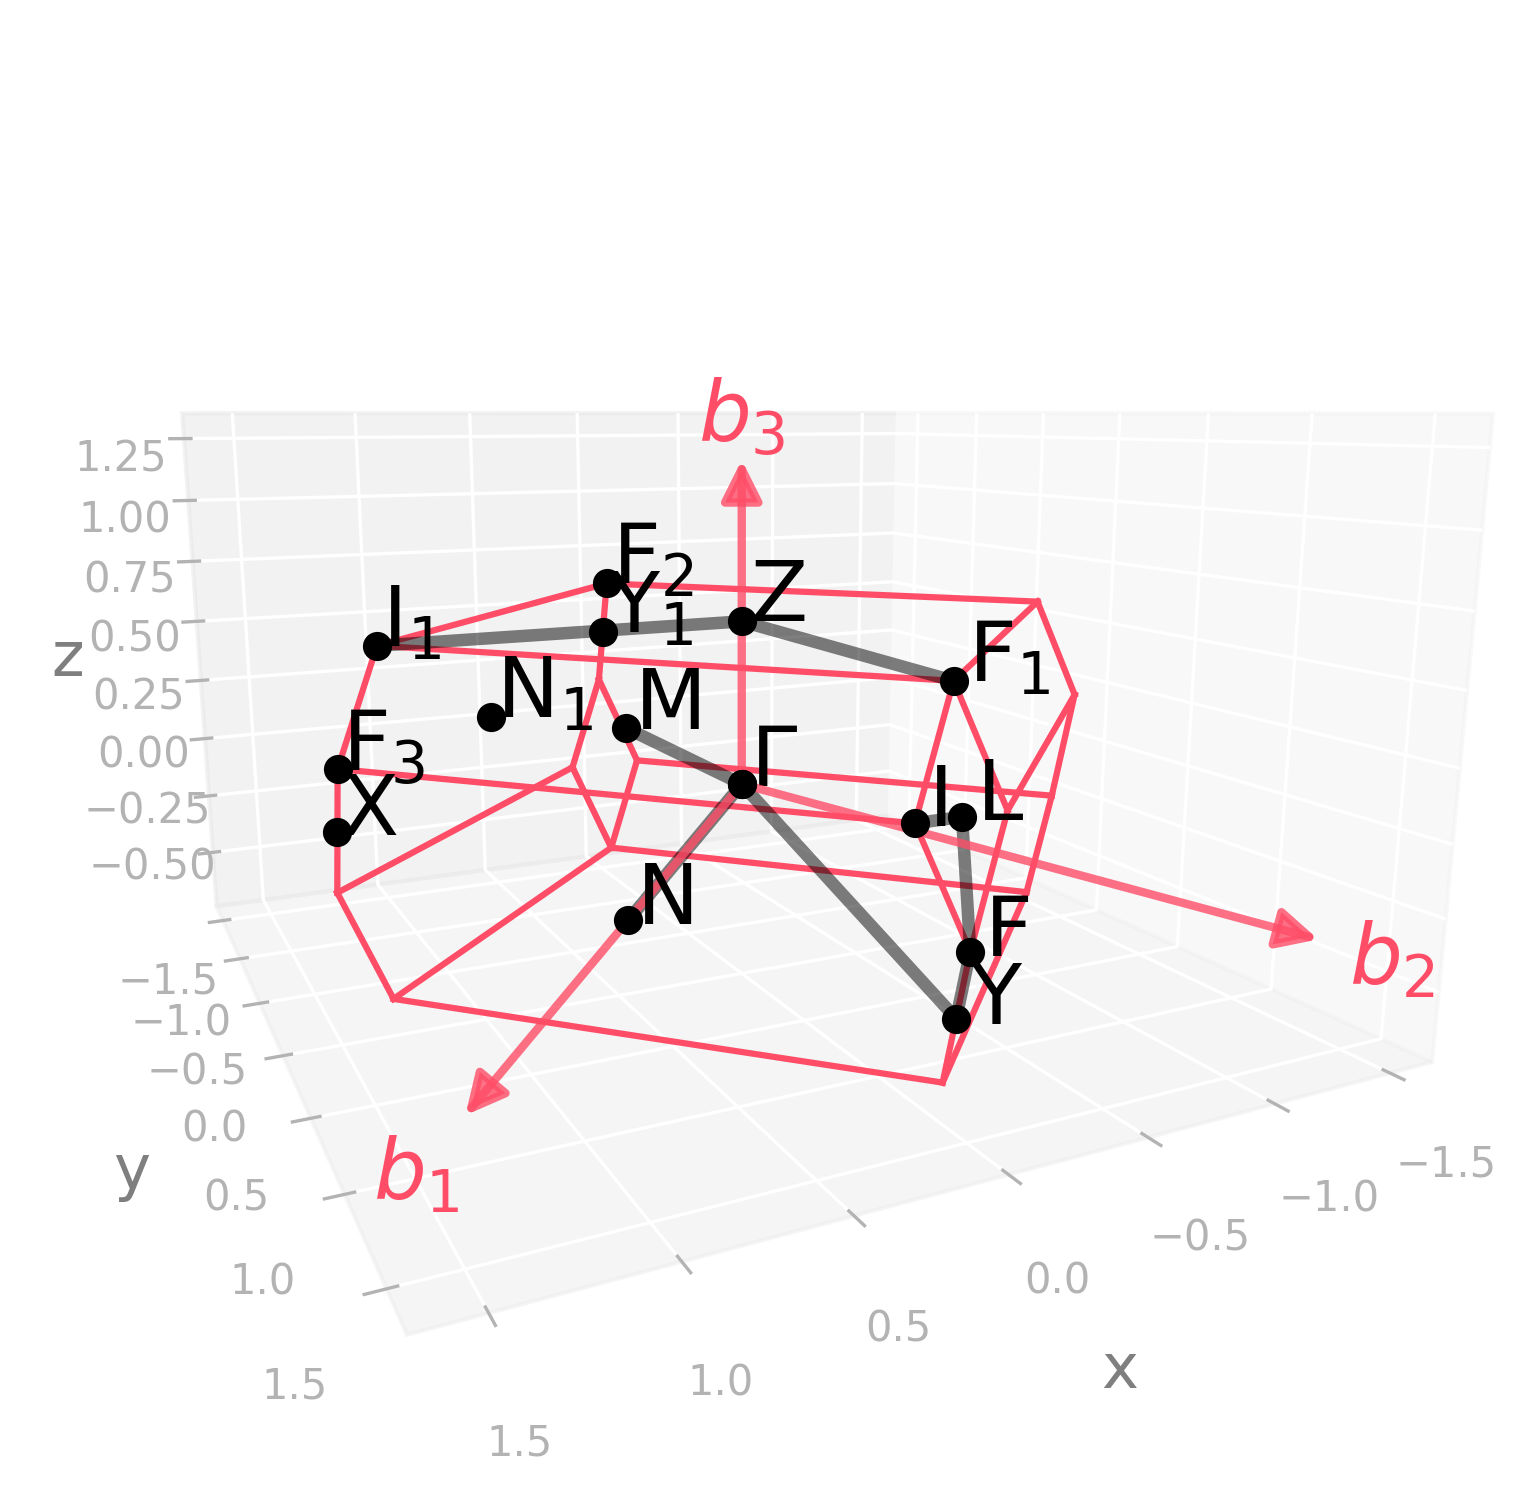

Write the Python code that produced this figure.
import radtools as rad

l = rad.lattice_example("MCLC2")
backend = rad.MatplotlibBackend()
backend.plot(l, kind="brillouin-kpath")
# Save an image:
backend.save("mclc2_brillouin.png", elev=11, azim=64, dpi=300, bbox_inches="tight")
# Interactive plot:
backend.show(elev=11, azim=64)
